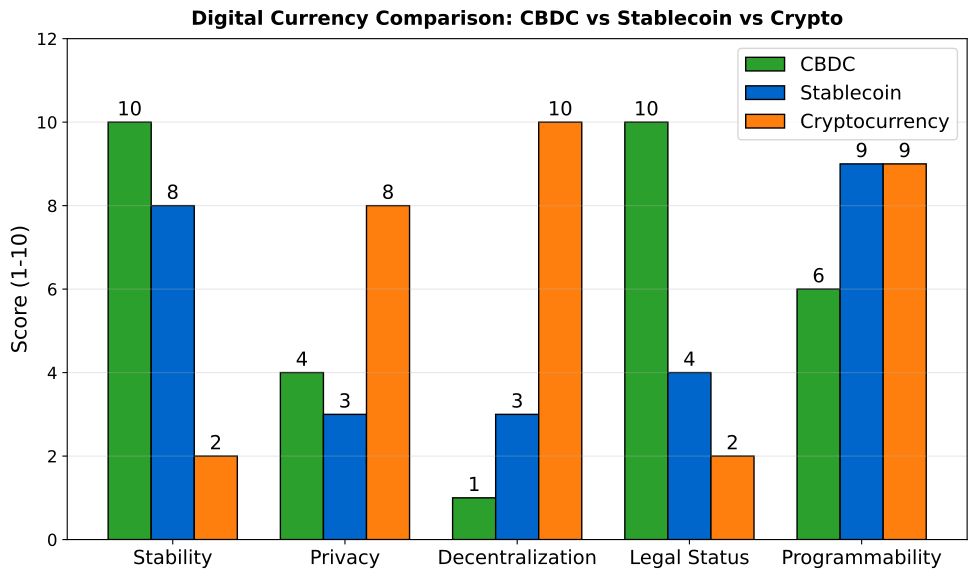

Generate this figure with Python:
"""
CBDC vs Stablecoin vs Cryptocurrency Comparison
Grouped bar chart showing characteristics
"""

import matplotlib.pyplot as plt
import numpy as np
from pathlib import Path

CHART_METADATA = {
    'title': 'Digital Currency Comparison',
    'url': 'https://github.com/Digital-AI-Finance/Blockchain_Crypto/tree/main/Module_G_Regulation_Future/L47_CBDCs_Future/charts/03_cbdc_comparison'
}

plt.rcParams.update({
    'font.size': 14,
    'axes.labelsize': 14,
    'axes.titlesize': 16,
    'xtick.labelsize': 12,
    'ytick.labelsize': 12,
    'legend.fontsize': 12,
    'figure.figsize': (10, 6),
    'figure.dpi': 150
})

MLPURPLE = '#3333B2'
MLBLUE = '#0066CC'
MLORANGE = '#FF7F0E'
MLGREEN = '#2CA02C'
MLRED = '#D62728'

fig, ax = plt.subplots(figsize=(10, 6))

# Characteristics (1-10 scale)
characteristics = ['Stability', 'Privacy', 'Decentralization', 'Legal Status', 'Programmability']
cbdc = [10, 4, 1, 10, 6]
stablecoin = [8, 3, 3, 4, 9]
crypto = [2, 8, 10, 2, 9]

x = np.arange(len(characteristics))
width = 0.25

bars1 = ax.bar(x - width, cbdc, width, label='CBDC', color=MLGREEN, edgecolor='black')
bars2 = ax.bar(x, stablecoin, width, label='Stablecoin', color=MLBLUE, edgecolor='black')
bars3 = ax.bar(x + width, crypto, width, label='Cryptocurrency', color=MLORANGE, edgecolor='black')

ax.set_ylabel('Score (1-10)', fontsize=15)
ax.set_xticks(x)
ax.set_xticklabels(characteristics, fontsize=14)
ax.set_ylim(0, 12)

ax.legend(loc='upper right', fontsize=14)
ax.grid(True, alpha=0.3, axis='y')

# Add value labels
for bars in [bars1, bars2, bars3]:
    for bar in bars:
        height = bar.get_height()
        ax.annotate(f'{int(height)}',
                    xy=(bar.get_x() + bar.get_width()/2, height),
                    xytext=(0, 2), textcoords='offset points',
                    ha='center', va='bottom', fontsize=14)

ax.set_title('Digital Currency Comparison: CBDC vs Stablecoin vs Crypto', fontweight='bold', fontsize=14, pad=10)

plt.tight_layout()
output_path = Path(__file__).parent / 'chart.pdf'
plt.savefig(output_path, bbox_inches='tight', dpi=300)
print(f"Chart saved to: {output_path.absolute()}")
plt.close()
